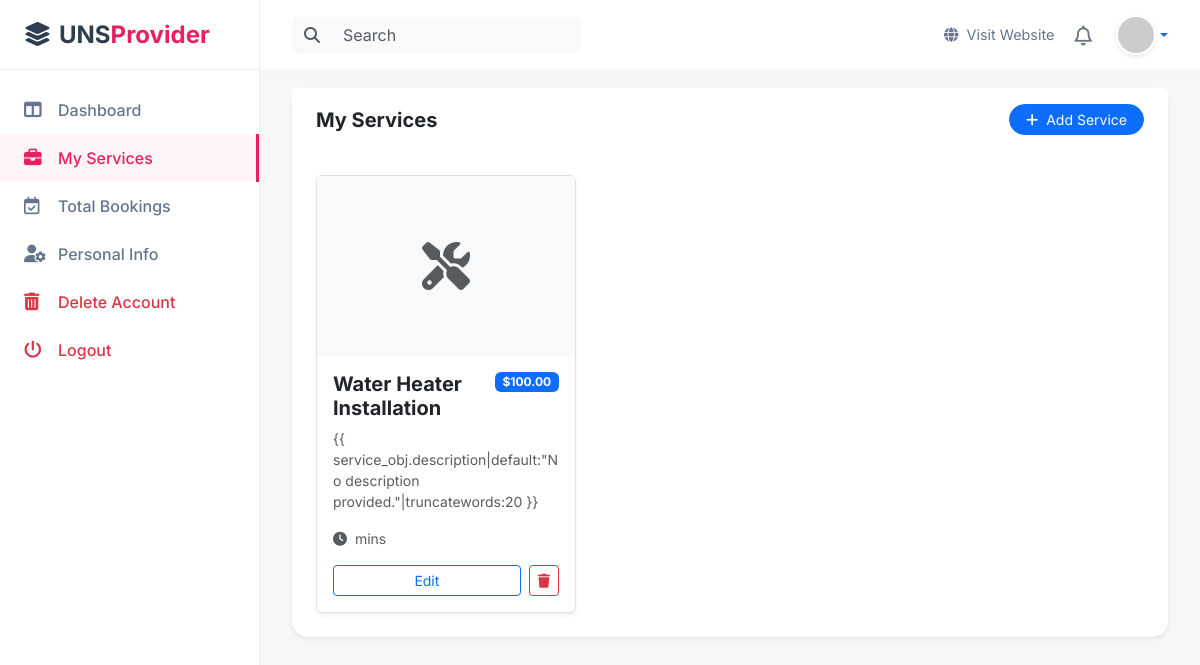
/my_services/ (signed in), run on the app's committed database.
### services/models.py (models this page shows, shortened)
class ProviderService(models.Model):
    provider = models.ForeignKey(ProviderProfile, on_delete=models.CASCADE, related_name="services")
    service = models.ForeignKey(Service, on_delete=models.CASCADE, related_name="provider_services")
    custom_price = models.DecimalField(max_digits=8, decimal_places=2)
    is_active = models.BooleanField(default=True)

class Service(models.Model):
    category = models.ForeignKey(ServiceType, on_delete=models.CASCADE, related_name="services")
    image = models.ImageField(upload_to="service_images/", null=True, blank=True)
    icon = models.ImageField(upload_to="service_icons/", null=True, blank=True)
    name = models.CharField(max_length=150)
    description = models.TextField()
    base_price = models.DecimalField(max_digits=8, decimal_places=2)
    estimated_duration_minutes = models.IntegerField()
    is_active = models.BooleanField(default=True)

### accounts/views.py (the view)
# urls.py: path('my_services/', views.my_services, name="my_services"),
def my_services(request):
    user = get_user_from_session(request)
    if not user or user.role != 'PROVIDER':
        return redirect('login')
    try:
        profile = ProviderProfile.objects.get(user=user)
        services = ProviderService.objects.filter(provider=profile)
        return render(request, 'accounts/my_services.html', {'user': user, 'services': services})
    except ProviderProfile.DoesNotExist:
        return redirect('dashboard')

### accounts/views.py (called while the page is built)
def get_user_from_session(request):
    user_id = request.session.get('user_id')
    if user_id:
        try:
            return User.objects.get(id=user_id)
        except User.DoesNotExist:
            return None
    return None

### accounts/templates/accounts/my_services.html (shortened to what this page needs)
{% extends "accounts/provider_base.html" %}
{% block content %}
<div class="card border-0 shadow-sm rounded-4">
    <div class="card-header bg-white border-0 py-3 px-4 d-flex justify-content-between align-items-center">
        <h5 class="m-0 fw-bold">My Services</h5>
        <a href="#" class="btn btn-sm btn-primary rounded-pill px-3"><i class="fa-solid fa-plus me-1"></i> Add
            Service</a>
    </div>
    <div class="card-body p-0">
        {% if services %}
        <div class="row row-cols-1 row-cols-md-2 row-cols-xl-3 g-4 p-4">
            {% for service_obj in services %}
            <div class="col">
                <div class="card h-100 border shadow-sm">
                    {% if service_obj.service.image %}
                    <img src="{{ service_obj.service.image.url }}" class="card-img-top"
                        alt="{{ service_obj.service.name }}" style="height: 180px; object-fit: cover;">
                    {% else %}
                    <div class="bg-light d-flex align-items-center justify-content-center" style="height: 180px;">
                        <i class="fa-solid fa-tools fa-3x text-muted"></i>
                    </div>
                    {% endif %}
                    <div class="card-body">
                        <div class="d-flex justify-content-between align-items-start mb-2">
                            <h5 class="card-title fw-bold mb-0">{{ service_obj.service.name }}</h5>
                            <span class="badge bg-primary text-white">${{ service_obj.custom_price }}</span>
                        </div>
                        <p class="card-text text-muted small mb-3">{{ service_obj.description|default:"No description
                            provided."|truncatewords:20 }}</p>
                        <div class="d-flex justify-content-between align-items-center small text-muted">
                            <span><i class="fa-solid fa-clock me-1"></i> {{ service_obj.estimated_duration_minutes }}
                                mins</span>
                        </div>
                    </div>
                    <div class="card-footer bg-white border-top-0 pt-0 pb-3">
                        <div class="d-flex gap-2">
                            <button class="btn btn-sm btn-outline-primary flex-grow-1">Edit</button>
                            <button class="btn btn-sm btn-outline-danger"><i class="fa-solid fa-trash"></i></button>
                        </div>
                    </div>
                </div>
            </div>
            {% endfor %}
        </div>
        {% endif %}
    </div>
</div>
{% endblock %}

### accounts/templates/accounts/provider_base.html (style rules this page uses)
:root { --sidebar-width: 260px; --topbar-height: 70px; --primary-color: #e91e63; --primary-hover: #d81b60; --bg-body: #f7f7f7; --text-dark: #2c3e50; }
body { font-family: 'Inter', sans-serif; background-color: var(--bg-body); overflow-x: hidden; }

### data on the page
ProviderService: service.name "Water Heater Installation", custom_price "100.00"
